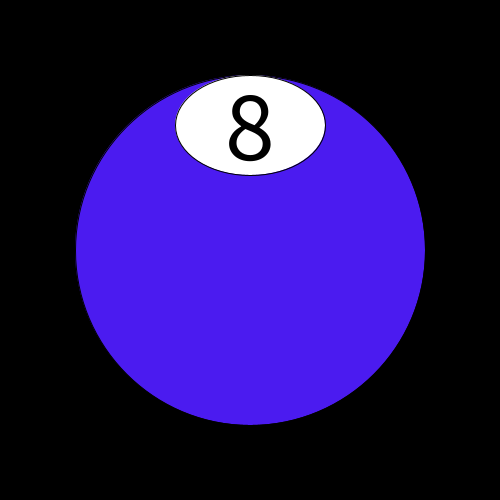
Frame 1 (no input)
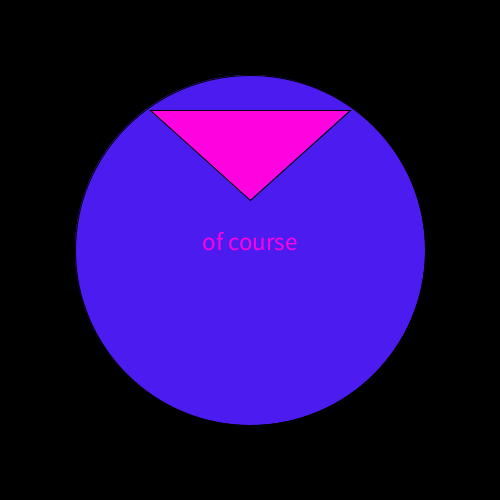
Frame 2 (the mouse pressed at the canvas centre, redrawn once)

The Processing sketch that drew these frames (run headless with seeded random() and noise(); the mouse was pressed at the canvas centre and the sketch redrawn once):

// Processing sketch: processing_79274
// ── processing_79274.pde

//Lucky Lui 8 ball Computer Programming 1

String[] answers = 
{ 
  "yes", "no", "maybe", "of course", 
  "no way", "never", "definetely", 
  "not now", "Don't Bother", "hi", "don't wory about it", "out of order",
  "try again", "in the future", "probably not",
  "haha, JOKES"
};

boolean mode=true;

void setup()
{

  noLoop();
  smooth();
  size(500, 500);
  background(0);
}
void draw()
{
  int x=int(random(15));
  fill(75, 27, 240);
  stroke(0);
  ellipse(250, 250, 350, 350);
  if (mode==true)
  {
    fill(255);
    ellipse(250, 125, 150, 100);
    fill(0);
    textSize(100);
    textAlign(CENTER);
    text("8", 250, 160);
  }
  else if (mode==false)
  {
    fill(277, 2, 224);
    triangle(250, 200, 150, 110, 350, 110);
    textSize(25);
    textAlign(CENTER);
    text(answers[x], 250, 250);
  }
}
void mousePressed()
{
  mode=!mode;
  redraw();
}
